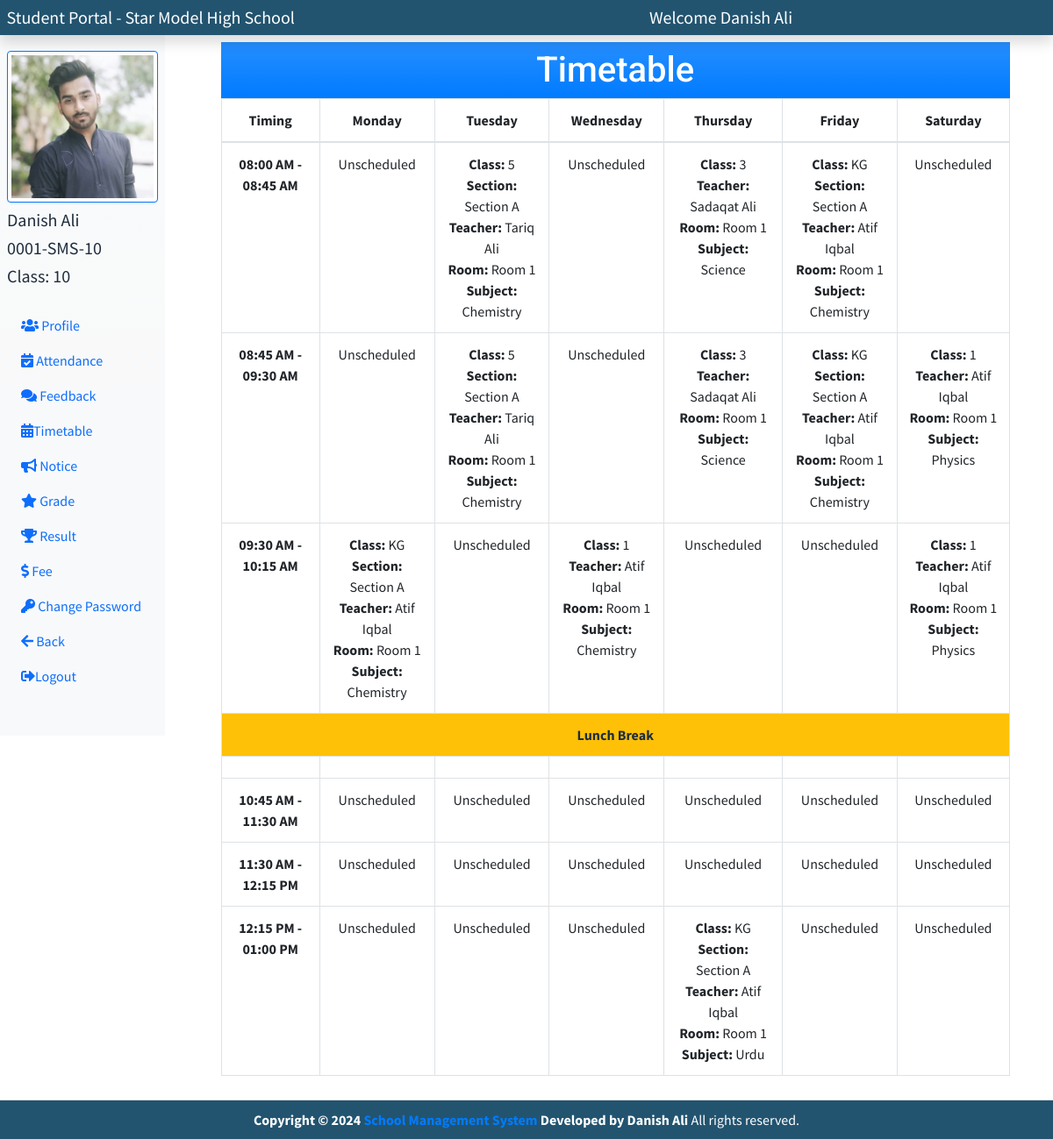
/student/index.php?timetable (signed in), run on the app's committed database.
### tables this page shows
CREATE TABLE `class` (
  `class_id` int(11) NOT NULL,
  `class_name` varchar(50) NOT NULL,
  `subject_name` varchar(300) NOT NULL,
  `section_name` varchar(50) NOT NULL,
  `c_teacher_id` int(11) NOT NULL,
  `created_at` datetime NOT NULL DEFAULT current_timestamp()
);

CREATE TABLE `timetable` (
  `timetable_id` int(11) NOT NULL,
  `t_teacher_id` int(5) NOT NULL,
  `t_class_id` int(5) NOT NULL,
  `t_section_id` int(5) DEFAULT NULL,
  `t_period_id` int(5) NOT NULL,
  `t_subject_id` int(5) NOT NULL,
  `t_room_id` int(5) NOT NULL,
  `timetable_day` varchar(10) NOT NULL,
  `created_at` datetime NOT NULL DEFAULT current_timestamp()
);

CREATE TABLE `section` (
  `section_id` int(11) NOT NULL,
  `section_title` varchar(50) DEFAULT NULL,
  `created_at` datetime NOT NULL DEFAULT current_timestamp()
);

CREATE TABLE `teachers` (
  `teacher_id` int(11) NOT NULL,
  `teacher_name` varchar(100) NOT NULL,
  `teacher_email` varchar(100) NOT NULL,
  `teacher_password` varchar(200) NOT NULL,
  `teacher_dob` date NOT NULL,
  `teacher_pic` varchar(300) NOT NULL,
  `teacher_subject` varchar(50) NOT NULL,
  `teacher_phone` varchar(30) NOT NULL,
  `teacher_address` varchar(100) NOT NULL,
  `teacher_age` int(2) NOT NULL,
  `teacher_gender` enum('Male','Female') NOT NULL,
  `teacher_verify` enum('Active','Disable') NOT NULL DEFAULT 'Active',
  `teacher_joining_date` datetime NOT NULL DEFAULT current_timestamp()
);

CREATE TABLE `room` (
  `room_id` int(11) NOT NULL,
  `room_name` varchar(50) NOT NULL,
  `room_capacity` int(5) NOT NULL,
  `r_class_id` int(11) NOT NULL,
  `r_section_id` int(11) NOT NULL,
  `created_at` datetime NOT NULL DEFAULT current_timestamp()
);

CREATE TABLE `subject` (
  `subject_id` int(11) NOT NULL,
  `subject_code` varchar(20) NOT NULL,
  `subject_name` varchar(50) NOT NULL,
  `created_at` datetime NOT NULL DEFAULT current_timestamp()
);

### student/timetable.php (the view, shortened to what this page needs)
<div class="row col-md-11 mx-auto my-4">
    <h1 class="text-center fs-1 bg-primary bg-gradient p-2 my-heading">Timetable</h1>
    <table class="table mb-5 text-center table-bordered">
        <thead>
            <?php
            $days = ['Monday', 'Tuesday', 'Wednesday', 'Thursday', 'Friday', 'Saturday'];
            ?>
            <tr>
                <th scope="col">Timing</th>
                <?php foreach ($days as $day) : ?>
                    <th><?= $day ?></th>
                <?php endforeach; ?>
            </tr>
        </thead>
        <tbody>
            <?php
            $timetable = array();
            $fetch_period_sql = "SELECT * FROM `period`";
            $period_result = $conn->query($fetch_period_sql);
            while ($fetch_period_row = $period_result->fetch_assoc()) {
                $period_start_time = date('h:i A', strtotime($fetch_period_row['period_start_time']));
                $period_end_time = date('h:i A', strtotime($fetch_period_row['period_end_time']));
                $break = $fetch_period_row['period_name'];
                if ($break === "Lunch Break") {
                    $timetable[] = $break;
                } else {
                    $timetable[] = $period_start_time . " - " . $period_end_time;
                }
            }
            foreach ($timetable as $period_time) : ?>
                <tr>
                    <?php
                    if ($period_time === 'Lunch Break') {
                    ?>
                <tr>
                    <td class="fw-bold text-center bg-warning" colspan="7"> Lunch Break </td>
                </tr>
            <?php  } else {
            ?>
                <td class="fw-bold"><?= $period_time ?></td>
            <?php
                    } ?>
            <?php foreach ($days as $day) : ?>
                <td>
                    <?php
                    if ($period_time === 'Lunch Break') {
                        echo '';
                    } else {
                        $sql = "SELECT t.t_class_id, t.t_section_id, t.t_teacher_id, t.t_room_id, t.t_subject_id
                        FROM timetable AS t
                        INNER JOIN `period` AS p ON t.t_period_id = p.period_id
                        WHERE t.timetable_day = '$day' AND p.period_start_time <= '$period_time' AND p.period_end_time >= '$period_time'";
                        $result = $conn->query($sql);
                        if ($result->num_rows > 0) {
                            $row = $result->fetch_assoc();
                            $t_class_id = $row['t_class_id'];
                            $t_section_id = $row['t_section_id'];
                            $t_teacher_id = $row['t_teacher_id'];
                            $t_room_id = $row['t_room_id'];
                            $t_subject_id = $row['t_subject_id'];
                            $class_name = fetchNameFromTable($t_class_id, 'class', 'class_id', 'class_name');
                            $section_name = fetchNameFromTable($t_section_id, 'section', 'section_id', 'section_title');
                            $teacher_name = fetchNameFromTable($t_teacher_id, 'teachers', 'teacher_id', 'teacher_name');
                            $room_name = fetchNameFromTable($t_room_id, 'room', 'room_id', 'room_name');
                            $subject_name = fetchNameFromTable($t_subject_id, 'subject', 'subject_id', 'subject_name');
                            echo '<strong> Class: </strong>' . $class_name . '<br>';
                            if ($section_name) {
                                echo '<strong> Section: </strong>' . $section_name . '<br>';
                            }
                            echo '<strong> Teacher: </strong>' . $teacher_name . '<br>';
                            echo '<strong> Room: </strong>' . $room_name . '<br>';
                            echo '<strong> Subject: </strong>' . $subject_name;
                        } else {
                            echo 'Unscheduled';
                        }
                    }
                    ?>
                </td>
            <?php endforeach; ?>
            </tr>
        <?php endforeach; ?>
        <?php
        function fetchNameFromTable($id, $table, $idColumn, $nameColumn)
        {
            global $conn;
            $sql = "SELECT $nameColumn FROM $table WHERE $idColumn = '$id'";
            $result = $conn->query($sql);
            if ($result->num_rows > 0) {
                $row = $result->fetch_assoc();
                return $row[$nameColumn];
            }
            return 'Name not found';
        }
        ?>

### student/partials/student_sidebar.php
<?php
    require_once('../partials/_connection.php');
    $student_pic = $_SESSION['student_pic'];
    $student_name = $_SESSION['student_name'];
    $student_rollno = $_SESSION['student_rollno'];
    $student_class_id = $_SESSION['student_class'];
    $fetch_class_sql = "SELECT class_name FROM class WHERE class_id = '$student_class_id' ";
    $class_result = $conn->query($fetch_class_sql);
    $fetch_class_row = $class_result->fetch_assoc();
    $student_class = $fetch_class_row['class_name'];
?>
<nav class="bg-light bg-gradient sidebar py-5 d-print-none m-0" style=" height: auto; margin-top:10px !important;">
    <div class="sidebar-sticky">
        <ul class="nav flex-column">
            <li class="nav-item mb-3">
                <img src="../admin/admin_images/registration/<?= $student_pic ?>" alt="<?= $student_name ?> Picture" class="border border-primary border-2 img-fluid img-thumbnail" width="200px">
                <h5 class="my-2"> <?= $student_name?> </h5>
                <h5 class="my-2"> <?= $student_rollno?> </h5>
                <h5 class="my-2">Class: <?= $student_class?> </h5>
            </li>
            <li class="nav-item">
                <a href="index.php?student_profile" class="nav-link">
                    <i class="fas fa-users"></i> Profile
                </a>
            </li>
            <li class="nav-item">
                <a href="index.php?attendance" class="nav-link">
                <i class="fa fa-calendar-check"></i> Attendance
                </a>
            </li>
            <li class="nav-item">
                <a href="index.php?feedback" class="nav-link">
                    <i class="fas fa-comments"></i> Feedback
                </a>
            </li>
            <li class="nav-item">
            <a href="index.php?timetable" class="nav-link">
              <i class="nav-icon fas fa-calendar-alt"></i>Timetable
            </a>
          </li>
            <li class="nav-item">
                <a href="index.php?notice" class="nav-link">
                    <i class="fas fa-bullhorn"></i> Notice
                </a>
            </li>
            <li class="nav-item">
                <a href="index.php?grade" class="nav-link">
                    <i class="fas fa-star"></i> Grade
                </a>
            </li>
            <li class="nav-item">
                <a href="index.php?result" class="nav-link">
                <i class="fas fa-trophy"></i> Result
                </a>
            </li>
            <li class="nav-item">
                <a href="index.php?fee" class="nav-link">
                <i class="fas fa-dollar-sign"></i> Fee
                </a>
            </li>
            <li class="nav-item">
                <a href="index.php?student_change_password" class="nav-link">
                    <i class="fas fa-key"></i> Change Password
                </a>
            </li>
            <li class="nav-item">
                <a href="../index.php" class="nav-link">
                <i class="fas fa-arrow-left"></i> Back
                </a>
            </li>
            <li class="nav-item">
                <a href="index.php?student_logout" class="nav-link">
                    <i class="fa fa-sign-out-alt"></i>Logout
                </a>
            </li>
        </ul>
    </div>
</nav>

### student/partials/student_head.php (style rules this page uses)
body { overflow-x: hidden; }
.my-heading { font-family: 'Baloo Paaji 2', cursive; font-family: 'Mulish', sans-serif; font-family: 'Roboto', sans-serif; text-align: center; font-size: 2rem; color: #fff; padding: 20px 0; margin: 0; transition: transform 0.3s ease-in-out; }

### data on the page
class: class_name "10"
timetable: t_class "5", t_section.section_title "Section A", t_teacher.teacher_name "Tariq Ali", t_room.room_name "Room 1", t_subject.subject_name "Chemistry"
timetable: t_class "3", t_teacher.teacher_name "Sadaqat Ali", t_room.room_name "Room 1", t_subject.subject_name "Science"
timetable: t_class.class_name "KG", t_section.section_title "Section A", t_teacher.teacher_name "Atif Iqbal", t_room.room_name "Room 1", t_subject.subject_name "Chemistry"
timetable: t_class "1", t_teacher.teacher_name "Atif Iqbal", t_room.room_name "Room 1", t_subject.subject_name "Physics"
timetable: t_class.class_name "KG", t_section.section_title "Section A", t_teacher.teacher_name "Atif Iqbal", t_room.room_name "Room 1", t_subject.subject_name "Chemistry"
timetable: t_class "1", t_teacher.teacher_name "Atif Iqbal", t_room.room_name "Room 1", t_subject.subject_name "Chemistry"
timetable: t_class.class_name "KG", t_section.section_title "Section A", t_teacher.teacher_name "Atif Iqbal", t_room.room_name "Room 1", t_subject.subject_name "Urdu"

### other printed values
$student_name "Danish Ali"
$student_rollno "0001-SMS-10"
$day "Monday"
$day "Tuesday"
$day "Wednesday"
$day "Thursday"
$day "Friday"
$day "Saturday"
$period_time "08:00 AM - 08:45 AM"
$period_time "08:45 AM - 09:30 AM"
$period_time "09:30 AM - 10:15 AM"
$period_time "10:45 AM - 11:30 AM"
$period_time "11:30 AM - 12:15 PM"
$period_time "12:15 PM - 01:00 PM"
